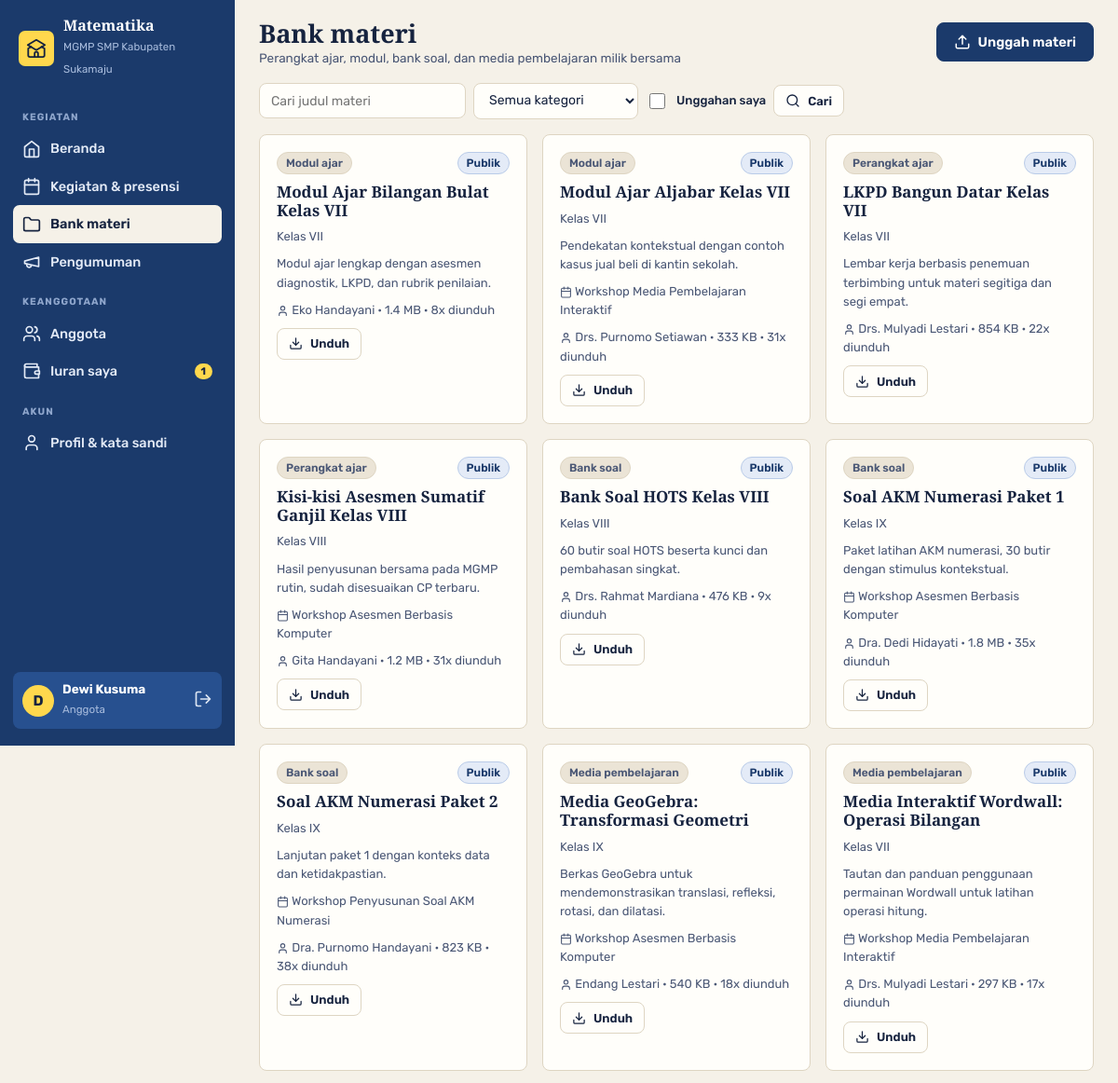
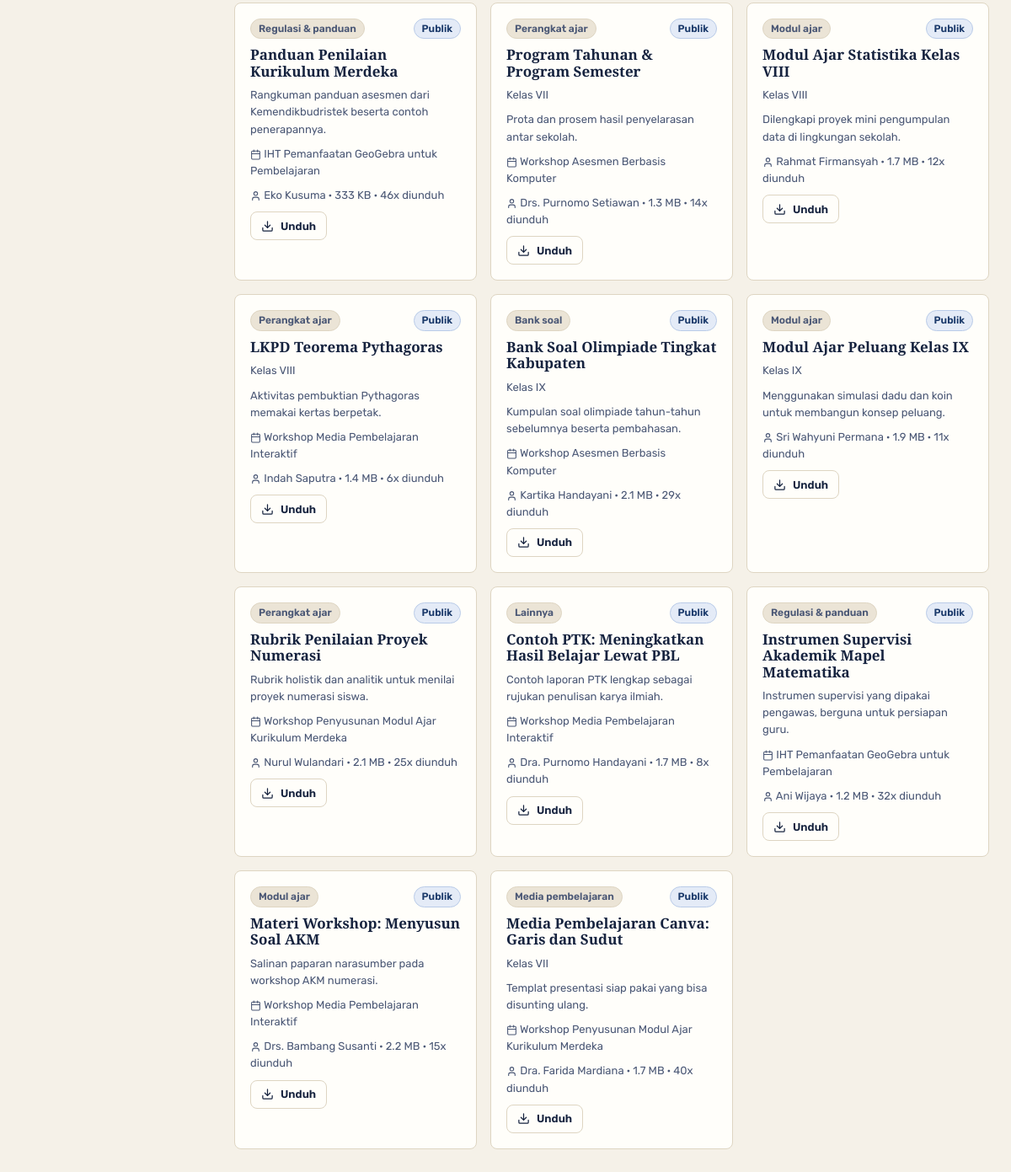
The app's page /index.php?page=materi (signed in) with its own data (2 pictures, top to bottom).
### tables this page shows
CREATE TABLE `pengaturan` (
  `id` TINYINT UNSIGNED NOT NULL PRIMARY KEY,
  `nama` VARCHAR(120) NOT NULL,
  `mapel` VARCHAR(60) NOT NULL,
  `jenjang` VARCHAR(20) NOT NULL,
  `wilayah` VARCHAR(80) NOT NULL,
  `sekretariat` VARCHAR(200) DEFAULT NULL,
  `telepon` VARCHAR(30) DEFAULT NULL,
  `email` VARCHAR(120) DEFAULT NULL,
  `whatsapp` VARCHAR(20) DEFAULT NULL,
  `ketua` VARCHAR(100) DEFAULT NULL,
  `sekretaris` VARCHAR(100) DEFAULT NULL,
  `bendahara` VARCHAR(100) DEFAULT NULL,
  `pembina` VARCHAR(100) DEFAULT NULL,
  `periode` VARCHAR(20) DEFAULT NULL,
  `iuran_bulanan` INT UNSIGNED NOT NULL DEFAULT 0,
  `menit_presensi` SMALLINT UNSIGNED NOT NULL DEFAULT 120,
  `tagline` VARCHAR(160) DEFAULT NULL,
  `tentang` TEXT,
  `logo` VARCHAR(120) DEFAULT NULL
);

CREATE TABLE `anggota` (
  `id` INT UNSIGNED NOT NULL AUTO_INCREMENT PRIMARY KEY,
  `nuptk` VARCHAR(20) DEFAULT NULL,
  `nama` VARCHAR(100) NOT NULL,
  `email` VARCHAR(120) NOT NULL UNIQUE,
  `password` VARCHAR(255) NOT NULL,
  `no_hp` VARCHAR(20) DEFAULT NULL,
  `sekolah` VARCHAR(120) NOT NULL,
  `kecamatan` VARCHAR(60) DEFAULT NULL,
  `jabatan` VARCHAR(40) DEFAULT 'Guru Mata Pelajaran',
  `role` ENUM('ketua','sekretaris','bendahara','anggota') NOT NULL DEFAULT 'anggota',
  `status` ENUM('pending','aktif','nonaktif') NOT NULL DEFAULT 'pending',
  `catatan` VARCHAR(200) DEFAULT NULL,
  `created_at` DATETIME NOT NULL,
  KEY `idx_status` (`status`)
);

CREATE TABLE `materi` (
  `id` INT UNSIGNED NOT NULL AUTO_INCREMENT PRIMARY KEY,
  `judul` VARCHAR(150) NOT NULL,
  `kategori` ENUM('perangkat','modul','soal','media','regulasi','lainnya') NOT NULL DEFAULT 'perangkat',
  `kelas` VARCHAR(20) DEFAULT NULL,
  `deskripsi` TEXT,
  `file` VARCHAR(160) NOT NULL,
  `nama_asli` VARCHAR(160) NOT NULL,
  `ukuran` INT UNSIGNED NOT NULL DEFAULT 0,
  `anggota_id` INT UNSIGNED DEFAULT NULL,
  `kegiatan_id` INT UNSIGNED DEFAULT NULL,
  `status` ENUM('menunggu','disetujui','ditolak') NOT NULL DEFAULT 'menunggu',
  `publik` TINYINT(1) NOT NULL DEFAULT 0,
  `catatan` VARCHAR(200) DEFAULT NULL,
  `unduhan` INT UNSIGNED NOT NULL DEFAULT 0,
  `created_at` DATETIME NOT NULL,
  KEY `idx_status` (`status`),
  CONSTRAINT `fk_mt_ang` FOREIGN KEY (`anggota_id`) REFERENCES `anggota` (`id`) ON DELETE SET NULL,
  CONSTRAINT `fk_mt_keg` FOREIGN KEY (`kegiatan_id`) REFERENCES `kegiatan` (`id`) ON DELETE SET NULL
);

CREATE TABLE `kegiatan` (
  `id` INT UNSIGNED NOT NULL AUTO_INCREMENT PRIMARY KEY,
  `judul` VARCHAR(150) NOT NULL,
  `jenis` ENUM('rutin','workshop','iht','diklat','lomba','rapat') NOT NULL DEFAULT 'rutin',
  `tanggal` DATE NOT NULL,
  `jam_mulai` TIME NOT NULL DEFAULT '08:00:00',
  `jam_selesai` TIME NOT NULL DEFAULT '12:00:00',
  `tempat` VARCHAR(150) NOT NULL,
  `narasumber` VARCHAR(120) DEFAULT NULL,
  `kuota` SMALLINT UNSIGNED NOT NULL DEFAULT 0,
  `biaya` INT UNSIGNED NOT NULL DEFAULT 0,
  `jam_pelatihan` SMALLINT UNSIGNED NOT NULL DEFAULT 0,
  `deskripsi` TEXT,
  `status` ENUM('rencana','dibuka','selesai','batal') NOT NULL DEFAULT 'rencana',
  `kode_presensi` VARCHAR(8) DEFAULT NULL,
  `presensi_tutup` DATETIME DEFAULT NULL,
  `dibuat_oleh` INT UNSIGNED DEFAULT NULL,
  `created_at` DATETIME NOT NULL,
  KEY `idx_tanggal` (`tanggal`),
  CONSTRAINT `fk_keg_user` FOREIGN KEY (`dibuat_oleh`) REFERENCES `anggota` (`id`) ON DELETE SET NULL
);

### index.php (called while the page is built, shortened)
<?php
require __DIR__ . '/includes/bootstrap.php';
$publik = ['beranda', 'daftar', 'cek', 'login'];
$routes = [
    'beranda'           => 'pages/beranda.php',
    'daftar'            => 'pages/daftar.php',
    'cek'               => 'pages/cek.php',
    'login'             => 'pages/login.php',
    'logout'            => 'pages/logout.php',
    'dashboard'         => 'pages/dashboard.php',
    'kegiatan'          => 'pages/kegiatan/index.php',
    'kegiatan.detail'   => 'pages/kegiatan/detail.php',
    'kegiatan.form'     => 'pages/kegiatan/form.php',
    'kegiatan.aksi'     => 'pages/kegiatan/aksi.php',
    'kegiatan.cetak'    => 'pages/kegiatan/cetak.php',
    'materi'            => 'pages/materi/index.php',
    'materi.form'       => 'pages/materi/form.php',
    'materi.aksi'       => 'pages/materi/aksi.php',
    'materi.unduh'      => 'pages/materi/unduh.php',
    'iuran'             => 'pages/iuran/index.php',
    'iuran.aksi'        => 'pages/iuran/aksi.php',
    'kas'               => 'pages/iuran/kas.php',
    'anggota'           => 'pages/anggota/index.php',
    'anggota.form'      => 'pages/anggota/form.php',
    'anggota.aksi'      => 'pages/anggota/aksi.php',
    'pengumuman'        => 'pages/pengumuman.php',
    'laporan'           => 'pages/laporan.php',
    'laporan.csv'       => 'pages/csv.php',
    'profil'            => 'pages/profil.php',
    'pengaturan'        => 'pages/pengaturan.php',
];
$page = $_GET['page'] ?? (user() ? 'dashboard' : 'beranda');
if (!in_array($page, $publik, true)) require_login();
require __DIR__ . '/' . $routes[$page];

### pages/materi/index.php (the view, shortened to what this page needs)
<?php
$f_st = $_GET['status'] ?? (kelola_kegiatan() ? '' : 'disetujui');
$cari = trim($_GET['q'] ?? '');
$milik = !empty($_GET['saya']);
$w = [];
$p = [];
if (!kelola_kegiatan()) {
    $w[] = '(m.status = "disetujui" OR m.anggota_id = ?)';
    $p[] = user()['id'];
} elseif ($f_st && isset(STATUS_MATERI[$f_st])) {
    $w[] = 'm.status = ?';
    $p[] = $f_st;
}
$where = $w ? implode(' AND ', $w) : '1=1';
$list = q("SELECT m.*, a.nama penyusun, k.judul kegiatan FROM materi m
           LEFT JOIN anggota a ON a.id = m.anggota_id LEFT JOIN kegiatan k ON k.id = m.kegiatan_id
           WHERE $where ORDER BY m.status = 'menunggu' DESC, m.created_at DESC LIMIT 60", $p)->fetchAll();
$title = 'Bank materi';
$sub = 'Perangkat ajar, modul, bank soal, dan media pembelajaran milik bersama';
$actions = '<a class="btn" href="' . url('materi.form') . '">' . icon('upload', 18) . ' Unggah materi</a>';
require __DIR__ . '/../../includes/header.php';
?>
<form class="filter" method="get" data-auto>
  <input class="inp" name="q" value="<?= e($cari) ?>" placeholder="Cari judul materi" style="min-width:220px">
  <select class="inp" name="kategori"><option value="">Semua kategori</option>
  </select>
  <label class="cek kecil"><input type="checkbox" name="saya" value="1" <?= $milik ? 'checked' : '' ?> onchange="this.form.submit()"> Unggahan saya</label>
  <button class="btn putih kecil"><?= icon('search', 16) ?> Cari</button>
</form>
<div class="grid g3">
  <?php foreach ($list as $m): $punya = (int) $m['anggota_id'] === (int) user()['id']; ?>
    <div class="kartu" style="display:grid;gap:9px;align-content:start">
      <div class="kp" style="margin:0">
        <span class="chip chip-abu"><?= e(KATEGORI_MATERI[$m['kategori']]) ?></span>
        <?= $m['status'] === 'disetujui' ? ($m['publik'] ? '<span class="chip chip-biru">Publik</span>' : '') : chip(STATUS_MATERI, $m['status']) ?>
      </div>
      <h3 style="font-size:17px"><?= e($m['judul']) ?></h3>
      <?php if ($m['kelas']): ?><div class="kecil muted">Kelas <?= e($m['kelas']) ?></div><?php endif; ?>
      <p class="kecil muted m0"><?= e(mb_strimwidth((string) $m['deskripsi'], 0, 120, '…')) ?></p>
      <?php if ($m['kegiatan']): ?><div class="kecil muted"><?= icon('calendar', 13) ?> <?= e($m['kegiatan']) ?></div><?php endif; ?>
      <div class="kecil muted"><?= icon('user', 13) ?> <?= e(explode(',', (string) $m['penyusun'])[0] ?: 'Pengurus') ?> · <?= ukuran_file((int) $m['ukuran']) ?> · <?= (int) $m['unduhan'] ?>x diunduh</div>
      <div style="display:flex;gap:6px;flex-wrap:wrap">
        <?php if ($m['status'] === 'disetujui' || $punya || kelola_kegiatan()): ?>
          <a class="btn putih kecil" href="<?= url('materi.unduh', ['id' => $m['id']]) ?>"><?= icon('download', 15) ?> Unduh</a>
        <?php endif; ?>
      </div>
    </div>
  <?php endforeach; ?>
</div>
<?php require __DIR__ . '/../../includes/footer.php'; ?>

### includes/bootstrap.php (shortened to what this page needs)
<?php
function db(): PDO
{
    static $pdo = null;
    if ($pdo === null) {
        $c = require __DIR__ . '/../config/database.php';
        $dsn = "mysql:host={$c['host']};port={$c['port']};dbname={$c['database']};charset=utf8mb4";
        try {
            $pdo = new PDO($dsn, $c['username'], $c['password'], [
                PDO::ATTR_ERRMODE => PDO::ERRMODE_EXCEPTION,
                PDO::ATTR_DEFAULT_FETCH_MODE => PDO::FETCH_ASSOC,
            ]);
        } catch (PDOException $e) {
            die('<h3>Koneksi database gagal.</h3><p>Cek <b>config/database.php</b> dan pastikan database <b>'
                . htmlspecialchars($c['database']) . '</b> sudah di-import dari folder <b>database/</b>.</p>');
        }
    }
    return $pdo;
}
function q(string $sql, array $params = []): PDOStatement
{
    $st = db()->prepare($sql);
    $st->execute($params);
    return $st;
}
function e($v): string
{
    return htmlspecialchars((string) $v, ENT_QUOTES, 'UTF-8');
}
function ukuran_file(int $b): string
{
    if ($b >= 1048576) return round($b / 1048576, 1) . ' MB';
    if ($b >= 1024) return round($b / 1024) . ' KB';
    return $b . ' B';
}
function url(string $page = 'dashboard', array $params = []): string
{
    return 'index.php?' . http_build_query(['page' => $page] + $params);
}
function user(): ?array
{
    return $_SESSION['user'] ?? null;
}
function require_login(): void
{
    $u = q('SELECT id, nama, email, role, status FROM anggota WHERE id = ?', [user()['id']])->fetch();
}
function role(): string
{
    return user()['role'] ?? '';
}
function kelola_kegiatan(): bool
{
    return in_array(role(), ['ketua', 'sekretaris'], true);
}
function kelola_kas(): bool
{
    return in_array(role(), ['ketua', 'bendahara'], true);
}
function setting(): array
{
    static $s = null;
    return $s ??= q('SELECT * FROM pengaturan WHERE id = 1')->fetch() ?: [];
}
function icon(string $name, int $size = 18): string
{
    return '<svg class="ic" width="' . $size . '" height="' . $size . '" viewBox="0 0 24 24" fill="none" stroke="currentColor" stroke-width="2" stroke-linecap="round" stroke-linejoin="round" aria-hidden="true">' . ($p[$name] ?? $p['info']) . '</svg>';
}

### includes/header.php (shortened to what this page needs)
<?php
$s = setting();
$navPending = kelola_kegiatan() ? (int) q("SELECT COUNT(*) FROM anggota WHERE status = 'pending'")->fetchColumn() : 0;
$navMateri  = kelola_kegiatan() ? (int) q("SELECT COUNT(*) FROM materi WHERE status = 'menunggu'")->fetchColumn() : 0;
$navIuran   = (int) q("SELECT COUNT(*) FROM iuran WHERE status = 'belum'" . (kelola_kas() ? '' : ' AND anggota_id = ' . (int) user()['id']))->fetchColumn();
$navMenu = ['Kegiatan' => [
    ['dashboard', 'Beranda', 'home', 0],
    ['kegiatan', 'Kegiatan & presensi', 'calendar', 0],
    ['materi', 'Bank materi', 'folder', $navMateri],
    ['pengumuman', 'Pengumuman', 'megaphone', 0],
]];
$navMenu['Keanggotaan'] = [['anggota', 'Anggota', 'users', $navPending], ['iuran', 'Iuran saya', 'wallet', $navIuran]];
$navMenu['Akun'] = [['profil', 'Profil & kata sandi', 'user', 0]];
$navCur = explode('.', $_GET['page'] ?? 'dashboard')[0];
?>
<!DOCTYPE html>
<html lang="id">
<head>
<link rel="stylesheet" href="assets/css/style.css">
</head>
<body>
<div class="layout">
  <aside class="drawer" id="drawer">
    <a class="head" href="<?= url('dashboard') ?>"><span class="lg"><?= icon('school', 22) ?></span><span><b><?= e($s['mapel']) ?></b><small>MGMP <?= e($s['jenjang'] . ' ' . $s['wilayah']) ?></small></span></a>
    <nav>
      <?php foreach ($navMenu as $sec => $links): ?>
        <div class="sec"><?= e($sec) ?></div>
        <?php foreach ($links as [$_nk, $_nl, $_ni, $_nn]): ?>
          <a href="<?= url($_nk) ?>" class="<?= $navCur === $_nk ? 'active' : '' ?>"><?= icon($_ni, 20) ?> <?= e($_nl) ?><?php if ($_nn): ?><span class="n"><?= $_nn ?></span><?php endif; ?></a>
        <?php endforeach; ?>
      <?php endforeach; ?>
    </nav>
    <div class="grow"></div>
    <div class="me">
      <span class="av"><?= e(mb_strtoupper(mb_substr(user()['nama'], 0, 1))) ?></span>
      <span class="grow"><b><?= e(explode(',', user()['nama'])[0]) ?></b><small><?= e(LABEL_ROLE[role()] ?? role()) ?></small></span>
      <a href="<?= url('logout') ?>" title="Keluar"><?= icon('logout', 20) ?></a>
    </div>
  </aside>
  <main class="main">
    <div class="appbar">
      <h1><?= e($title ?? 'Beranda') ?><?php if (!empty($sub)): ?><small><?= e($sub) ?></small><?php endif; ?></h1>
      <div class="acts"><?= $actions ?? '' ?></div>
    </div>

### records on screen
pengaturan: mapel "Matematika", jenjang+wilayah "SMP Kabupaten Sukamaju"
anggota: nama "D", nama "Dewi Kusuma", role "Anggota"
materi: kategori "Modul ajar", status "Publik", judul "Modul Ajar Bilangan Bulat Kelas VII", kelas "VII", deskripsi "Modul ajar lengkap dengan asesmen diagnostik, LKPD, dan rubrik penilaian.", $size 13 (drawn), anggota.nama "Eko Handayani", ukuran "1.4 MB", unduhan "8"
materi: kategori "Modul ajar", status "Publik", judul "Modul Ajar Aljabar Kelas VII", kelas "VII", deskripsi "Pendekatan kontekstual dengan contoh kasus jual beli di kantin sekolah.", $size 13 (drawn), kegiatan.judul "Workshop Media Pembelajaran Interaktif", anggota.nama "Drs. Purnomo Setiawan", ukuran "333 KB", unduhan "31"
materi: kategori "Perangkat ajar", status "Publik", judul "LKPD Bangun Datar Kelas VII", kelas "VII", deskripsi "Lembar kerja berbasis penemuan terbimbing untuk materi segitiga dan segi empat.", $size 13 (drawn), anggota.nama "Drs. Mulyadi Lestari", ukuran "854 KB", unduhan "22"
materi: kategori "Perangkat ajar", status "Publik", judul "Kisi-kisi Asesmen Sumatif Ganjil Kelas VIII", kelas "VIII", deskripsi "Hasil penyusunan bersama pada MGMP rutin, sudah disesuaikan CP terbaru.", $size 13 (drawn), kegiatan.judul "Workshop Asesmen Berbasis Komputer", anggota.nama "Gita Handayani", ukuran "1.2 MB", unduhan "31"
materi: kategori "Bank soal", status "Publik", judul "Bank Soal HOTS Kelas VIII", kelas "VIII", deskripsi "60 butir soal HOTS beserta kunci dan pembahasan singkat.", $size 13 (drawn), anggota.nama "Drs. Rahmat Mardiana", ukuran "476 KB", unduhan "9"
materi: kategori "Bank soal", status "Publik", judul "Soal AKM Numerasi Paket 1", kelas "IX", deskripsi "Paket latihan AKM numerasi, 30 butir dengan stimulus kontekstual.", $size 13 (drawn), kegiatan.judul "Workshop Asesmen Berbasis Komputer", anggota.nama "Dra. Dedi Hidayati", ukuran "1.8 MB", unduhan "35"
materi: kategori "Bank soal", status "Publik", judul "Soal AKM Numerasi Paket 2", kelas "IX", deskripsi "Lanjutan paket 1 dengan konteks data dan ketidakpastian.", $size 13 (drawn), kegiatan.judul "Workshop Penyusunan Soal AKM Numerasi", anggota.nama "Dra. Purnomo Handayani", ukuran "823 KB", unduhan "38"
materi: kategori "Media pembelajaran", status "Publik", judul "Media GeoGebra: Transformasi Geometri", kelas "IX", deskripsi "Berkas GeoGebra untuk mendemonstrasikan translasi, refleksi, rotasi, dan dilatasi.", $size 13 (drawn), kegiatan.judul "Workshop Asesmen Berbasis Komputer", anggota.nama "Endang Lestari", ukuran "540 KB", unduhan "18"
materi: kategori "Media pembelajaran", status "Publik", judul "Media Interaktif Wordwall: Operasi Bilangan", kelas "VII", deskripsi "Tautan dan panduan penggunaan permainan Wordwall untuk latihan operasi hitung.", $size 13 (drawn), kegiatan.judul "Workshop Media Pembelajaran Interaktif", anggota.nama "Drs. Mulyadi Lestari", ukuran "297 KB", unduhan "17"
materi: kategori "Regulasi & panduan", status "Publik", judul "Panduan Penilaian Kurikulum Merdeka", deskripsi "Rangkuman panduan asesmen dari Kemendikbudristek beserta contoh penerapannya.", $size 13 (drawn), kegiatan.judul "IHT Pemanfaatan GeoGebra untuk Pembelajaran", anggota.nama "Eko Kusuma", ukuran "333 KB", unduhan "46"
materi: kategori "Perangkat ajar", status "Publik", judul "Program Tahunan & Program Semester", kelas "VII", deskripsi "Prota dan prosem hasil penyelarasan antar sekolah.", $size 13 (drawn), kegiatan.judul "Workshop Asesmen Berbasis Komputer", anggota.nama "Drs. Purnomo Setiawan", ukuran "1.3 MB", unduhan "14"
materi: kategori "Modul ajar", status "Publik", judul "Modul Ajar Statistika Kelas VIII", kelas "VIII", deskripsi "Dilengkapi proyek mini pengumpulan data di lingkungan sekolah.", $size 13 (drawn), anggota.nama "Rahmat Firmansyah", ukuran "1.7 MB", unduhan "12"
materi: kategori "Perangkat ajar", status "Publik", judul "LKPD Teorema Pythagoras", kelas "VIII", deskripsi "Aktivitas pembuktian Pythagoras memakai kertas berpetak.", $size 13 (drawn), kegiatan.judul "Workshop Media Pembelajaran Interaktif", anggota.nama "Indah Saputra", ukuran "1.4 MB", unduhan "6"
materi: kategori "Bank soal", status "Publik", judul "Bank Soal Olimpiade Tingkat Kabupaten", kelas "IX", deskripsi "Kumpulan soal olimpiade tahun-tahun sebelumnya beserta pembahasan.", $size 13 (drawn), kegiatan.judul "Workshop Asesmen Berbasis Komputer", anggota.nama "Kartika Handayani", ukuran "2.1 MB", unduhan "29"
materi: kategori "Modul ajar", status "Publik", judul "Modul Ajar Peluang Kelas IX", kelas "IX", deskripsi "Menggunakan simulasi dadu dan koin untuk membangun konsep peluang.", $size 13 (drawn), anggota.nama "Sri Wahyuni Permana", ukuran "1.9 MB", unduhan "11"
materi: kategori "Perangkat ajar", status "Publik", judul "Rubrik Penilaian Proyek Numerasi", deskripsi "Rubrik holistik dan analitik untuk menilai proyek numerasi siswa.", $size 13 (drawn), kegiatan.judul "Workshop Penyusunan Modul Ajar Kurikulum Merdeka", anggota.nama "Nurul Wulandari", ukuran "2.1 MB", unduhan "25"
materi: kategori "Lainnya", status "Publik", judul "Contoh PTK: Meningkatkan Hasil Belajar Lewat PBL", deskripsi "Contoh laporan PTK lengkap sebagai rujukan penulisan karya ilmiah.", $size 13 (drawn), kegiatan.judul "Workshop Media Pembelajaran Interaktif", anggota.nama "Dra. Purnomo Handayani", ukuran "1.7 MB", unduhan "8"
materi: kategori "Regulasi & panduan", status "Publik", judul "Instrumen Supervisi Akademik Mapel Matematika", deskripsi "Instrumen supervisi yang dipakai pengawas, berguna untuk persiapan guru.", $size 13 (drawn), kegiatan.judul "IHT Pemanfaatan GeoGebra untuk Pembelajaran", anggota.nama "Ani Wijaya", ukuran "1.2 MB", unduhan "32"
materi: kategori "Modul ajar", status "Publik", judul "Materi Workshop: Menyusun Soal AKM", deskripsi "Salinan paparan narasumber pada workshop AKM numerasi.", $size 13 (drawn), kegiatan.judul "Workshop Media Pembelajaran Interaktif", anggota.nama "Drs. Bambang Susanti", ukuran "2.2 MB", unduhan "15"
materi: kategori "Media pembelajaran", status "Publik", judul "Media Pembelajaran Canva: Garis dan Sudut", kelas "VII", deskripsi "Templat presentasi siap pakai yang bisa disunting ulang.", $size 13 (drawn), kegiatan.judul "Workshop Penyusunan Modul Ajar Kurikulum Merdeka", anggota.nama "Dra. Farida Mardiana", ukuran "1.7 MB", unduhan "40"

### other values on screen
$sec "KEGIATAN"
$_nl "Beranda"
$_nl "Kegiatan & presensi"
$_nl "Bank materi"
$_nl "Pengumuman"
$sec "KEANGGOTAAN"
$_nl "Anggota"
$_nl "Iuran saya"
$_nn "1"
$sec "AKUN"
$_nl "Profil & kata sandi"
$title "Bank materi"
$sub "Perangkat ajar, modul, bank soal, dan media pembelajaran milik bersama"
